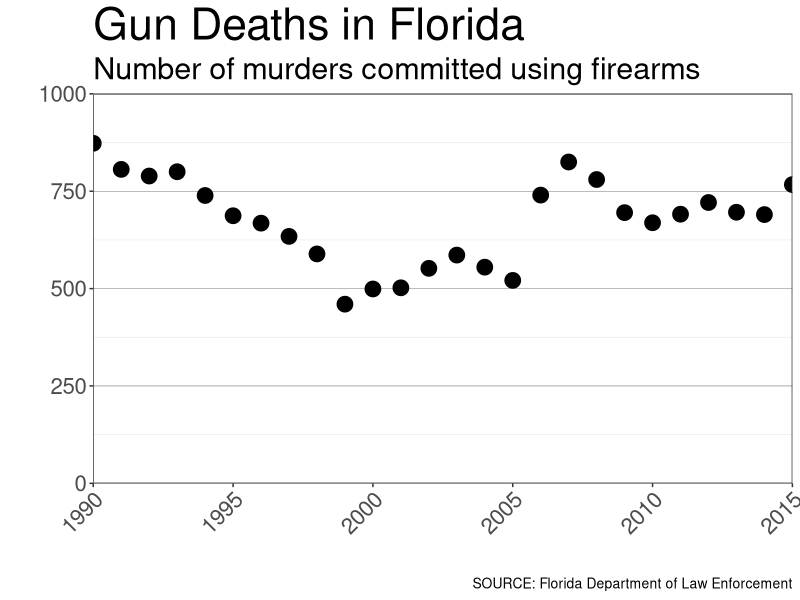

The R script that drew this image:
#INSTRUCTIONAL CODE FOR ETHICAL VISUALIZATIONS - DHSI
#CHRISTOPHER CHURCH / KATHERINE HEPWORTH
#Gun deaths in Florida - Example

#-----------------------------------------------------------------------------------------------
#VARIABLES for you to CHANGE
plottype = "scatter"          #What type of graph do you want (options: "scatter" or "bar")
inverse_y_scale = F           #SET TO T TO INVERT THE Y-AXIS, SET F TO NOT INVERT
inverse_coords = F            #SET TO T TO INVERT THE X AND Y AXES
label_stand_your_ground = F   #SET TO T TO PLACE A LABEL WHEN STAND YOUR GROUND BEGAN in 2005
draw_scatter_line = F         #setting for scatter plot, set to T to draw line
draw_scatter_points=T         #setting for scater plot, set to T to draw points
draw_scatter_fill = F         #setting for scatter plot, 
fill_color = "darkred"        #color to fill the area for both scatter and box, suggest="darkred"
fill_transparency = 0.75      #scale of 0 to 1 (suggest 0.75), for both scatter and box
x_min = 1990                  #minimum year to show on x axis, default = 1990
x_max = 2015                  #maximum year to show on x axis, default = 2015
y_min = 0                     #mimumum number of deaths to show on y axis, default is zero
y_max = 1000                  #maximum number of deaths to show on y axis, default is 1000
plot_title_size = 32          #how big do you want the size of the title font? , default is 32
plot_subtitle_size = 22       #how big do you want the size of the subtitle font?, default is 22
caption_size=10               #how big do you want the size of the caption font?, default is 10
#VARIABLES FOR GRAPH LABELS
plot_title = "Gun Deaths in Florida"  #title of the Plot
plot_subtitle = "Number of murders committed using firearms"  #subtitle of plot
plot_caption = "SOURCE: Florida Department of Law Enforcement"
point_label = "2005\nFlorida enacted\nits 'Stand Your\nGround' law"
x_label = ""
y_label = ""
#-----------------------------------------------------------------------------------------------
#DATA FROM FLORIDA DEPARTMENT OF LAW ENFORCEMENT
deaths_by_year = c(873,806,789,800,739,687,668,634,589,460,499,502,552,586,555,521,740,825,780,695,669,691,721,696,690,767)
years = c(1990,1991,1992,1993,1994,1995,1996,1997,1998,1999,2000,2001,2002,2003,2004,2005,2006,2007,2008,2009,2010,2011,2012,2013,2014,2015)
df = do.call(rbind, Map(data.frame, YEAR=years, DEATHS=deaths_by_year))
#-----------------------------------------------------------------------------------------------
#GRAPH CODE
#------------------------------------------------------------------------------------------------
library(ggplot2)
#CREATE GRAPH
g <- ggplot(df,aes(x=YEAR,y=DEATHS))

if (plottype=="bar") {
#BAR CHART
g = g + geom_bar(stat="identity", fill=fill_color, alpha=fill_transparency)
} else if (plottype=="scatter") {
#SCATTERPLOT
if (draw_scatter_fill==T) {g = g + geom_ribbon(aes(ymin = y_min,ymax=DEATHS), fill=fill_color,alpha=fill_transparency)}
if (draw_scatter_line==T) {g = g + geom_line(size=2) }
if (draw_scatter_points==T) { g = g + geom_point(size=5) } 
} 
#SCALE 
g = g + coord_cartesian(ylim = c(y_min, y_max))
g = g + scale_x_continuous(limits = c(x_min,x_max),expand = c(0, 0))
if(inverse_y_scale==T) { g = g + scale_y_reverse(limits = c(y_max,0),expand = c(0, 0))
} else {g = g + scale_y_continuous(limits = c(0,y_max),expand = c(0, 0))}
#TITLES and LABELS
g = g + labs(title=plot_title,subtitle=plot_subtitle,caption=plot_caption)+xlab(x_label)+ylab(y_label)
deaths_syg = df$DEATHS[df$YEAR==2005]
if(label_stand_your_ground==T) {
  g = g + geom_text(data = df, aes(x = 2005, y = deaths_syg - 300, label = point_label),color="white",size=5,hjust=0)
  g = g + geom_segment(aes(x = 2005, y = deaths_syg-150, xend=2005, yend=deaths_syg-20),color="white",size=1)
}
#COLOR AND THEME
g = g + theme_bw() + theme(plot.title = element_text(size=plot_title_size),plot.subtitle = element_text(size=plot_subtitle_size),text = element_text(size=20),plot.caption=element_text(size=caption_size),axis.text.x = element_text(angle = 45, hjust = 1))
g = g + theme( panel.grid.major.x = element_blank(),panel.grid.minor.x = element_blank(),panel.grid.major.y = element_line( size=.1, color="black" ))
#COORD FLIP CHECK
if(inverse_coords==T) {g = g + coord_flip()}
g

